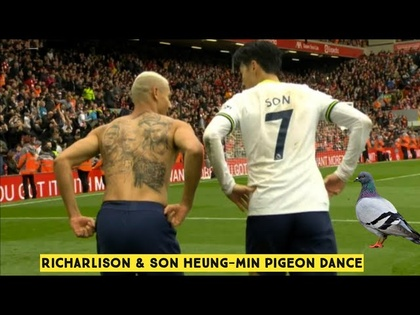
%> input picture Image Processing/Lab/Input/15pigeon.jpg, 420 x 315 px, shrunk from 640 x 480 before the run
$ octave 15regionGrowing.m   (GNU Octave 9; MATLAB toolbox functions it lacks are replaced by stand-ins)
%> lines starting %> are read from the running program, lines starting %| are printed output that depends on the picture; in (x1, y1, x2, y2) boxes, pixels count from 0 and x2, y2 are one past the last pixel; in counts of white or black regions, pixels touching at a corner belong together; the program's own positions count from 1
clear all;
close all;
clc;
pkg load image;

img = imread("Input/15pigeon.jpg");
%> img is the input picture: size 315x420x3 uint8; mean R, G, B 83.3, 75.4, 47.3
grayscaleImage = rgb2gray(img);
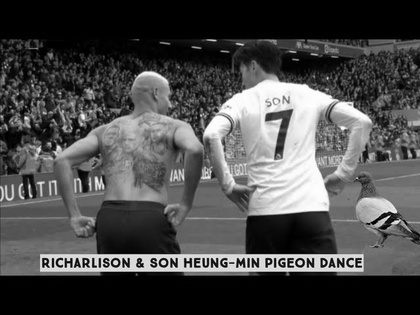
%> grayscaleImage: size 315x420 uint8; min 0, max 255, mean 74.6

seed_x = 50;
seed_y = 50;
threshold = 10;

[rows, cols] = size(grayscaleImage);
%> rows = 315; cols = 420
region = zeros(rows, cols);

seed_value = grayscaleImage(seed_x, seed_y);
%> seed_value = 6
region(seed_x, seed_y) = 1;
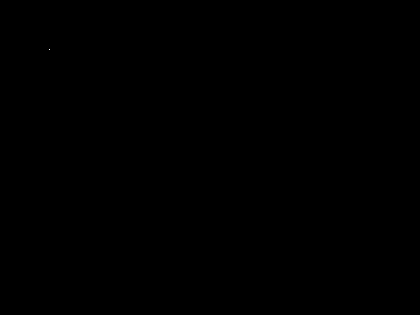
%> region: size 315x420 double; values 0 (black) and 1 (white), 0% white in thin lines or dots, all inside (x1, y1, x2, y2) = (49, 49, 50, 50)

for i = 2:rows-1;
    for j = 2:cols-1;
        if abs(grayscaleImage(i,j) - seed_value) < threshold;
            region(i,j) = 1;
        end
    end
end
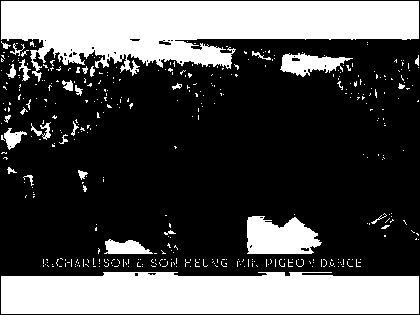
%> region: size 315x420 double; values 0 (black) and 1 (white), 32.1% white; 405 white regions (375 under 20 px), largest, box (x1, y1, x2, y2) and area: (1, 1, 419, 82) 19890, (1, 272, 419, 314) 16350, (247, 216, 322, 254) 2168

subplot(1,3,1);
imshow(img);
title('Original Image');

subplot(1,3,2);
imshow(grayscaleImage);
title('Grayscale Image');

subplot(1,3,3);
imshow(region);
title('Region Grown Image');

imwrite(region, "Output/15regionGrownImage.jpg");
